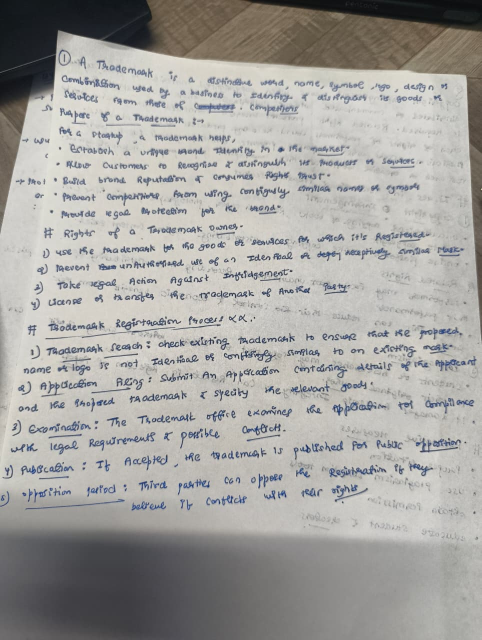
#> input picture test_assets/test_page_real.jpg, 963 x 1280 px, found by its file name (shown at 1/2 size)
$ python debug_bands.py
#> lines starting #> are read from the running program, lines starting #| are printed output that depends on the picture; after the words box and inside, x2 and y2 are one past the last pixel; in counts of white or black regions, pixels touching at a corner belong together
### backend/app/services/segmentation.py
import base64
from dataclasses import dataclass
from typing import Dict, Any, List, Optional, Tuple
import cv2
import numpy as np
from scipy.signal import find_peaks


@dataclass
class SegmentationConfig:
    """
    Configurable parameters for robust handwriting line segmentation using
    ink-strength representation and 1D Horizontal Projection Profile (HPP) peak detection.

    Why this design exists:
    1. Harsh binarization combined with 2D morphological dilation or continuous foreground rows
       causes faint reverse-side writing and paper texture to merge the entire page into one huge box.
    2. By calculating a continuous ink-strength score and detecting peaks in the smoothed 1D projection,
       each handwriting line forms an independent peak. Valleys between peaks structurally prevent
       adjacent lines from merging.
    3. Peak detection parameters (distance, prominence, width) are dynamically derived from image
       dimensions and signal statistics rather than hard-coded coordinates.
    """
    # -------------------------------------------------------------------------
    # 1. Page Detection & Background Illumination
    # -------------------------------------------------------------------------
    detect_page_boundary: bool = True
    bg_closing_ratio: float = 0.05
    paper_noise_percentile: float = 70.0

    # -------------------------------------------------------------------------
    # 2. Horizontal Projection & Peak Detection
    # -------------------------------------------------------------------------
    proj_smooth_ratio: float = 0.012
    min_peak_dist_ratio: float = 0.018
    peak_prominence_factor: float = 0.25
    band_cutoff_ratio: float = 0.35

    # -------------------------------------------------------------------------
    # 3. Line Validation & Tight Bounding Box
    # -------------------------------------------------------------------------
    min_line_width_ratio: float = 0.04
    min_line_ink_pixels: int = 15
    min_line_ink_density: float = 0.010
    padding_x: int = 8
    padding_y: int = 6

    # -------------------------------------------------------------------------
    # 4. Diagnostics & Debugging
    # -------------------------------------------------------------------------
    debug: bool = False


# =============================================================================
# MODULAR PIPELINE FUNCTIONS
# =============================================================================

def detect_page_region(
    image_bgr: np.ndarray, config: SegmentationConfig
) -> Tuple[np.ndarray, Tuple[int, int, int, int]]:
    """
    Detects the paper page region in a desk photograph using contour analysis.

    Why this exists:
    Desk photographs contain dark desk surfaces, pens, and shadows surrounding the paper.
    Identifying the paper polygon allows masking out background desk objects (like pens or laptop borders)
    before projection profile calculation, preventing non-text objects from dominating segmentation.
    If the image is already a clean page scan (paper occupies >92% of the frame), the full image is preserved.
    """
    H, W = image_bgr.shape[:2]
    full_mask = np.ones((H, W), dtype=np.uint8) * 255
    full_bbox = (0, 0, W, H)

    if not config.detect_page_boundary:
        return full_mask, full_bbox

    gray = cv2.cvtColor(image_bgr, cv2.COLOR_BGR2GRAY)
    blur = cv2.GaussianBlur(gray, (15, 15), 0)

    # Threshold separating bright paper from darker desk surfaces
    _, thresh = cv2.threshold(blur, 115, 255, cv2.THRESH_BINARY)
    closed = cv2.morphologyEx(
        thresh,
        cv2.MORPH_CLOSE,
        cv2.getStructuringElement(cv2.MORPH_RECT, (35, 35)),
    )

    contours, _ = cv2.findContours(closed, cv2.RETR_EXTERNAL, cv2.CHAIN_APPROX_SIMPLE)
    if not contours:
        return full_mask, full_bbox

    largest = max(contours, key=cv2.contourArea)
    area = cv2.contourArea(largest)
    area_ratio = area / float(H * W)

    # If paper is clearly bounded on a desk (between 35% and 92% of image area)
    if 0.35 <= area_ratio <= 0.92:
        peri = cv2.arcLength(largest, True)
        approx = cv2.approxPolyDP(largest, 0.02 * peri, True)
        poly_mask = np.zeros((H, W), dtype=np.uint8)
        cv2.fillPoly(poly_mask, [approx], 255)

        # Mild erosion (4px) to exclude harsh desk edge contrast lines
        page_mask = cv2.erode(
            poly_mask,
            cv2.getStructuringElement(cv2.MORPH_RECT, (4, 4)),
        )
        rx, ry, rw, rh = cv2.boundingRect(approx)
        return page_mask, (rx, ry, rw, rh)

    return full_mask, full_bbox


def create_ink_strength_image(
    image_bgr: np.ndarray,
    page_mask: np.ndarray,
    config: SegmentationConfig,
) -> Tuple[np.ndarray, np.ndarray, float]:
    """
    Computes a continuous ink-strength representation and a high-confidence ink mask.

    Why this exists:
    1. A harsh binary image treats faint reverse-side bleed-through, paper grain, and dark handwriting
       equally, causing all rows to have foreground pixels and merging the entire page into one huge box.
    2. Local contrast normalization via morphological closing (bg - gray) measures darkness relative
       to local paper illumination, neutralizing shadows.
    3. Faint bleed-through writing from the reverse side clusters in the low-contrast range (< 70th percentile).
       Subtracting the dynamic paper noise floor and applying a soft power curve (gamma ~ 1.4) suppresses
       bleed-through to zero while preserving real handwriting stroke strength.
    4. Color information (B - R) boosts blue/colored ink strokes, providing an additional separation signal.
    """
    H, W = image_bgr.shape[:2]
    gray = cv2.cvtColor(image_bgr, cv2.COLOR_BGR2GRAY)
    b, g, r = cv2.split(image_bgr)

    # Estimate paper background illumination via morphological closing
    k_size = int(min(H, W) * config.bg_closing_ratio) | 1
    kernel = cv2.getStructuringElement(cv2.MORPH_RECT, (k_size, k_size))
    bg = cv2.morphologyEx(gray, cv2.MORPH_CLOSE, kernel)

    # Darkness relative to local paper background
    diff = cv2.subtract(bg, gray).astype(np.float32)
    blue_diff = cv2.subtract(b, r).astype(np.float32)

    # Mask out non-paper pixels (desk surface, background objects)
    diff[page_mask == 0] = 0.0
    blue_diff[page_mask == 0] = 0.0

    # Dynamic noise floor from paper background variations
    paper_diff_vals = diff[page_mask > 0]
    if len(paper_diff_vals) > 0:
        noise_floor = float(np.percentile(paper_diff_vals, config.paper_noise_percentile))
    else:
        noise_floor = 15.0

    # Non-linear ink strength score
    darkness = np.maximum(0.0, diff - noise_floor)
    blue_boost = np.maximum(0.0, blue_diff - 5.0)
    ink_strength = np.power(darkness / 50.0, 1.4) * 50.0 + 1.2 * blue_boost

    # High-confidence ink mask for bounding box calculation
    strong_ink = (
        (diff > (noise_floor + 12.0)) | ((blue_diff > 10.0) & (diff > noise_floor))
    ) & (page_mask > 0)

    return ink_strength, strong_ink, noise_floor


def calculate_horizontal_projection(
    ink_strength: np.ndarray, config: SegmentationConfig
) -> Tuple[np.ndarray, np.ndarray]:
    """
    Computes row-wise ink-strength projection and applies 1D Gaussian smoothing.

    Why this exists:
    Summing continuous ink-strength values produces a smooth 1D signal where each text line
    manifests as a clear peak, and inter-line gaps manifest as deep valleys.
    A 1D Gaussian filter removes intra-word stroke jitter while preserving inter-line valleys.
    """
    H = ink_strength.shape[0]
    raw_proj = np.sum(ink_strength, axis=1)

    k_smooth = max(5, int(H * config.proj_smooth_ratio) | 1)
    smoothed_proj = cv2.GaussianBlur(
        raw_proj.reshape(-1, 1), (1, k_smooth), 0
    ).flatten()

    return raw_proj, smoothed_proj


def detect_line_bands(
    smoothed_proj: np.ndarray,
    img_h: int,
    config: SegmentationConfig,
) -> List[Tuple[int, int, int]]:
    """
    Detects individual handwriting line bands using peak detection on the 1D projection.

    Why this exists:
    1. Rather than grouping all continuous non-zero rows (which merged the entire page),
       we detect true local maxima (peaks) in the 1D projection using scipy.signal.find_peaks.
    2. Minimum peak distance is dynamically derived from image height (roughly ~1.8% of height)
       to prevent ascender/descender humps within the same word from splitting a line.
    3. Prominence threshold ensures small background undulations are rejected while
       genuine handwriting lines are captured.
    4. Each peak defines a line band [y1, y2] by tracing where the signal drops below
       an adaptive fraction of the peak score, bounded by the midpoints/valleys to adjacent peaks.
       This guarantees that vertically adjacent lines NEVER merge.
    """
    active = smoothed_proj[smoothed_proj > 100.0]
    if len(active) == 0 or np.max(smoothed_proj) < 200.0:
        return []

    min_dist = max(18, int(img_h * config.min_peak_dist_ratio))
    prominence = max(600.0, float(np.percentile(active, 25) * config.peak_prominence_factor))

    peaks, _ = find_peaks(smoothed_proj, distance=min_dist, prominence=prominence)
    if len(peaks) == 0:
        return []

    # Compute valley midpoints between adjacent peaks
    midpoints = [0]
    for i in range(len(peaks) - 1):
        p1, p2 = peaks[i], peaks[i + 1]
        mid = p1 + int(np.argmin(smoothed_proj[p1:p2]))
        midpoints.append(mid)
    midpoints.append(img_h)

    # Form vertical bands around each peak
    bands: List[Tuple[int, int, int]] = []
    for i, p in enumerate(peaks):
        top_limit = midpoints[i]
        bot_limit = midpoints[i + 1]
        p_val = smoothed_proj[p]
        cutoff = max(400.0, config.band_cutoff_ratio * p_val)

        # Trace upward to band start
        y1 = p
        while y1 > top_limit and smoothed_proj[y1] > cutoff:
            y1 -= 1

        # Trace downward to band end
        y2 = p
        while y2 < bot_limit and smoothed_proj[y2] > cutoff:
            y2 += 1

        bands.append((y1, y2, p))

    return bands


# [317 lines left out: functions filter_line_candidates, crop_line, annotate_detected_lines, render_projection_profile_image, segment_handwriting_lines, not called in this run]

### backend/debug_bands.py
import cv2
import numpy as np
from app.services.segmentation import (
    SegmentationConfig,
    detect_page_region,
    create_ink_strength_image,
    calculate_horizontal_projection,
    detect_line_bands,
)

img = cv2.imread(r"C:\Users\ACER\Desktop\WriteAi\test_assets\test_page_real.jpg")
#> img is the input picture: shape (1280, 963, 3); mean B, G, R 159.2, 162.3, 163.7
cfg = SegmentationConfig()
page_mask, roi = detect_page_region(img, cfg)
#> in detect_page_region, `_, thresh = cv2.threshold(blur, 115, 255, cv2.THRESH_BINARY)`:
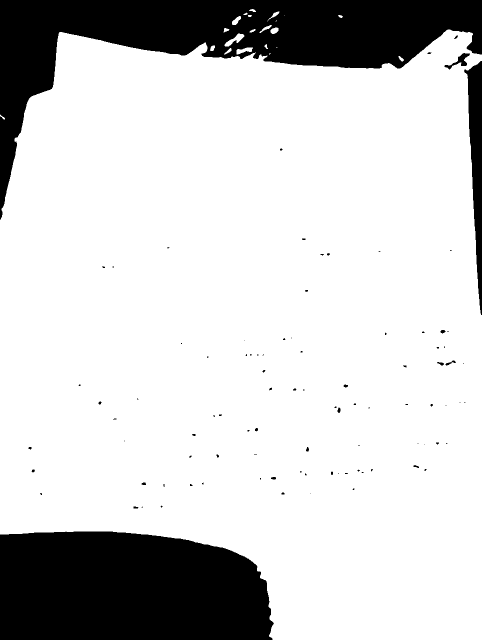
#> thresh: shape (1280, 963) (shown at 1/2 size); 80.9% white; 94 black regions (65 under 20 px), largest, box (x1, y1, x2, y2) and area: (0, 0, 963, 440) 116946, (0, 1063, 548, 1280) 108063, (928, 122, 963, 630) 8464
#> in detect_page_region, `closed = cv2.morphologyEx( thresh, cv2.MORPH_CLOSE, cv2.getStructuring..`:
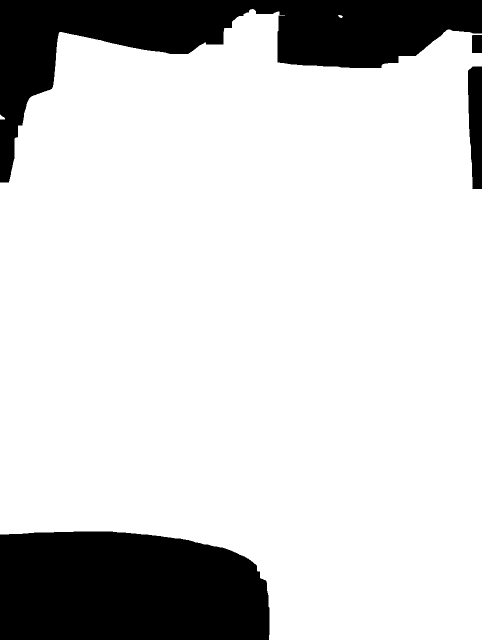
#> closed: shape (1280, 963) (shown at 1/2 size); 82.1% white; 4 black regions
#> in detect_page_region, `contours, _ = cv2.findContours(closed, cv2.RETR_EXTERNAL, cv2.CHAIN_AP..`: contours = 3 contours; box (x1, y1, x2, y2) and area: (0, 18, 963, 1280) 1009987, (0, 229, 10, 239) 48, (676, 30, 686, 36) 27
#> in detect_page_region, `largest = max(contours, key=cv2.contourArea)`: largest = contour of 555 points, box (x1, y1, x2, y2) (0, 18, 963, 1280), area 1009987
#> in detect_page_region, `area = cv2.contourArea(largest)`: area = 1009987
#> in detect_page_region, `area_ratio = area / float(H * W)`: area_ratio = 0.819
#> in detect_page_region, `peri = cv2.arcLength(largest, True)`: peri = 4631.1
#> in detect_page_region, `approx = cv2.approxPolyDP(largest, 0.02 * peri, True)`: approx = [[119, 64], [0, 1068], [962, 1279], [962, 67]]
#> in detect_page_region, `cv2.fillPoly(poly_mask, [approx], 255)`: poly_mask: shape (1280, 963); 81.8% white; 2 black regions, box (x1, y1, x2, y2) and area: (0, 0, 963, 1064) 122695, (0, 1069, 960, 1280) 101597
#> in detect_page_region, `page_mask = cv2.erode( poly_mask, cv2.getStructuringElement(cv2.MORPH_..`:
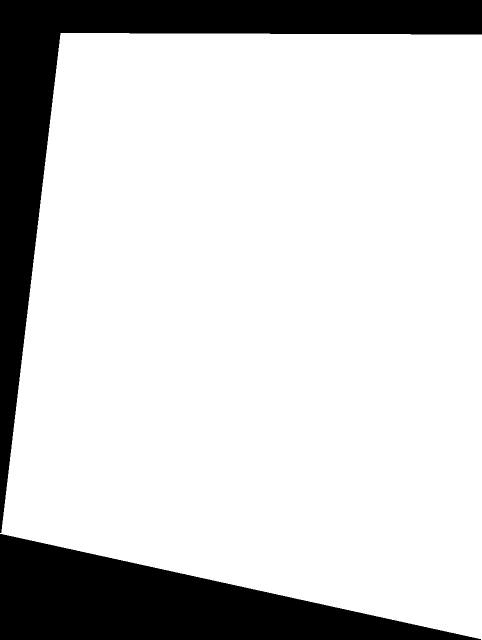
#> page_mask: shape (1280, 963) (shown at 1/2 size); 81.4% white; 2 black regions, box (x1, y1, x2, y2) and area: (0, 0, 963, 1066) 126624, (0, 1068, 962, 1280) 102981
#> in detect_page_region, `rx, ry, rw, rh = cv2.boundingRect(approx)`: rx = 0; ry = 64; rw = 963; rh = 1216
#> roi = (0, 64, 963, 1216)
ink_str, strong_ink, noise_floor = create_ink_strength_image(img, page_mask, cfg)
#> in create_ink_strength_image, `bg = cv2.morphologyEx(gray, cv2.MORPH_CLOSE, kernel)`:
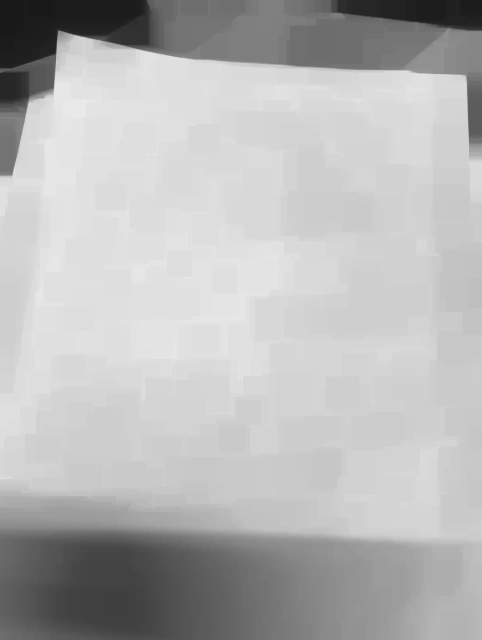
#> bg: shape (1280, 963) (shown at 1/2 size); min 25, max 241, mean 182.1
#> in create_ink_strength_image, `diff[page_mask == 0] = 0.0`:
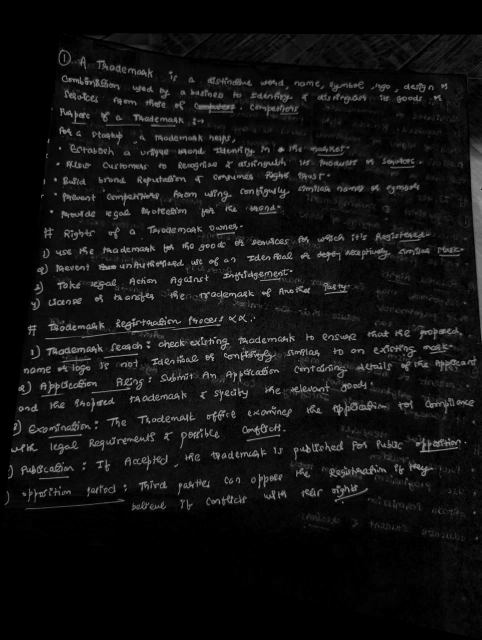
#> diff: shape (1280, 963) float32 (shown at 1/2 size); min 0, max 207, mean 18.2
#> in create_ink_strength_image, `blue_diff[page_mask == 0] = 0.0`: blue_diff: shape (1280, 963) float32; min 0, max 93, mean 1.8
#> in create_ink_strength_image, `noise_floor = float(np.percentile(paper_diff_vals, config.paper_noise_..`: noise_floor = 19
#> in create_ink_strength_image, `blue_boost = np.maximum(0.0, blue_diff - 5.0)`:
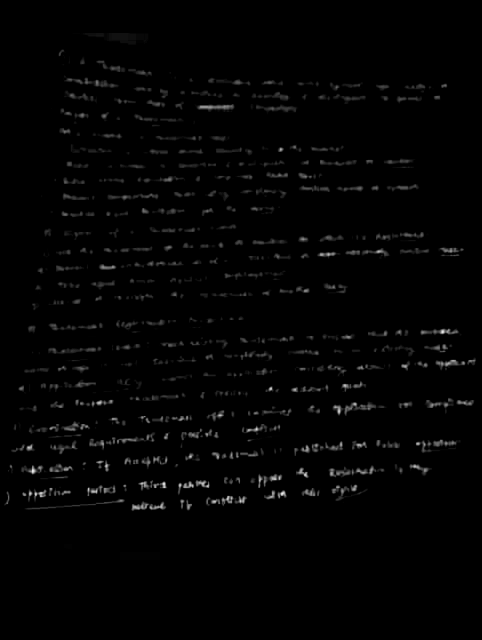
#> blue_boost: shape (1280, 963) float32 (shown at 1/2 size); min 0, max 88, mean 1.2; drawn with min black and max white
#> in create_ink_strength_image, `strong_ink = ( (diff > (noise_floor + 12.0)) | ((blue_diff > 10.0) & (..`:
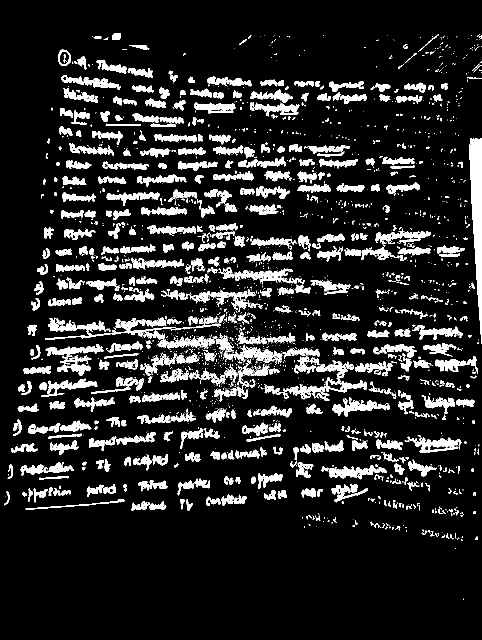
#> strong_ink: shape (1280, 963) bool (shown at 1/2 size); 13.2% white; 2274 white regions (1638 under 20 px), largest, box (x1, y1, x2, y2) and area: (939, 276, 963, 687) 5712, (90, 635, 352, 680) 2329, (563, 754, 734, 799) 2038
#> noise_floor = 19
raw_proj, smoothed_proj = calculate_horizontal_projection(ink_str, cfg)
#> in calculate_horizontal_projection, `raw_proj = np.sum(ink_strength, axis=1)`: raw_proj = 1280 values, max 36677.5 at index 502, min 0 at index 0, mean 10639.6
#> in calculate_horizontal_projection, `smoothed_proj = cv2.GaussianBlur( raw_proj.reshape(-1, 1), (1, k_smoot..`: smoothed_proj = 1280 values, max 33094 at index 700, min 0 at index 0, mean 10639.6
bands = detect_line_bands(smoothed_proj, img.shape[0], cfg)
#> in detect_line_bands, `active = smoothed_proj[smoothed_proj > 100.0]`: active = 1018 values, max 33094 at index 637, min 125.9 at index 1017, mean 13375.8
#> in detect_line_bands, `prominence = max(600.0, float(np.percentile(active, 25) * config.peak_..`: prominence = 1557.8
#> in detect_line_bands, `peaks, _ = find_peaks(smoothed_proj, distance=min_dist, prominence=pro..`: peaks = 25 values from 142 to 984
#> the loop in detect_line_bands, `for i in range(len(peaks) - 1):` made 24 passes
#> (p1, p2, mid) on passes 1 to 12: (142, 167, 151), (167, 194, 181), (194, 238, 223), (238, 275, 256), (275, 301, 286), (301, 328, 314), (328, 357, 341), (357, 391, 368), (391, 424, 407), (424, 470, 442), (470, 502, 489), (502, 531, 521)
#> after the loop in detect_line_bands, `for i in range(len(peaks) - 1):`: midpoints = 25 values from 0 to 960
#> the loop in detect_line_bands, `for i, p in enumerate(peaks):` made 25 passes
#> (p, top_limit, bot_limit, p_val, cutoff) on passes 1 to 12: (142, 0, 151, 4865.2, 1702.8), (167, 151, 181, 18864, 6602.4), (194, 181, 223, 23238.3, 8133.4), (238, 223, 256, 9964.4, 3487.6), (275, 256, 286, 13385.5, 4684.9), (301, 286, 314, 25884.2, 9059.5), (328, 314, 341, 30479.7, 10667.9), (357, 341, 368, 24092.1, 8432.2), (391, 368, 407, 24595.5, 8608.4), (424, 407, 442, 21475.6, 7516.5), (470, 442, 489, 19938.7, 6978.5), (502, 489, 521, 32132.2, 11246.3)
#> after the loop in detect_line_bands, `for i, p in enumerate(peaks):`: bands = 25 items, first 6: (116, 151, 142), (156, 181, 167), (181, 222, 194), (223, 252, 238), (264, 283, 275), (293, 310, 301)

print(f"Total bands: {len(bands)}")
#| Total bands: 25
for i, (y1, y2, py) in enumerate(bands[:5]):
    print(f"Band {i+1}: y1={y1}, y2={y2}, peak={py}")
#> this loop made 5 passes
#| Band 1: y1=116, y2=151, peak=142
#| Band 2: y1=156, y2=181, peak=167
#| Band 3: y1=181, y2=222, peak=194
#| Band 4: y1=223, y2=252, peak=238
#| Band 5: y1=264, y2=283, peak=275
